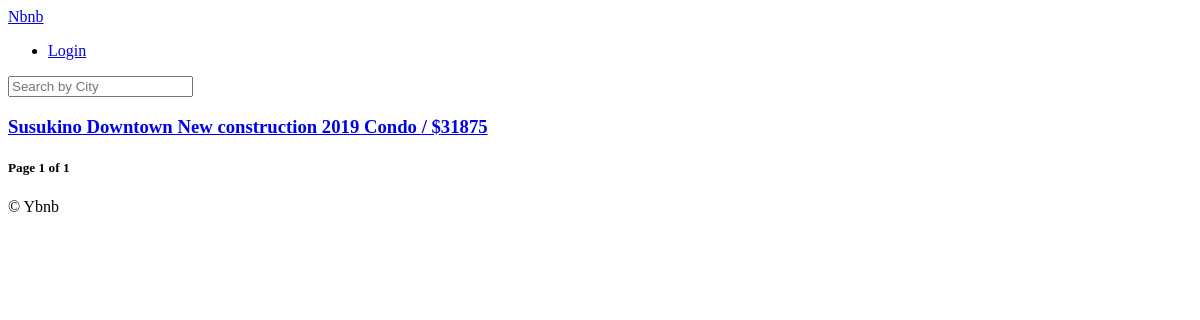
The app's page /, older data.
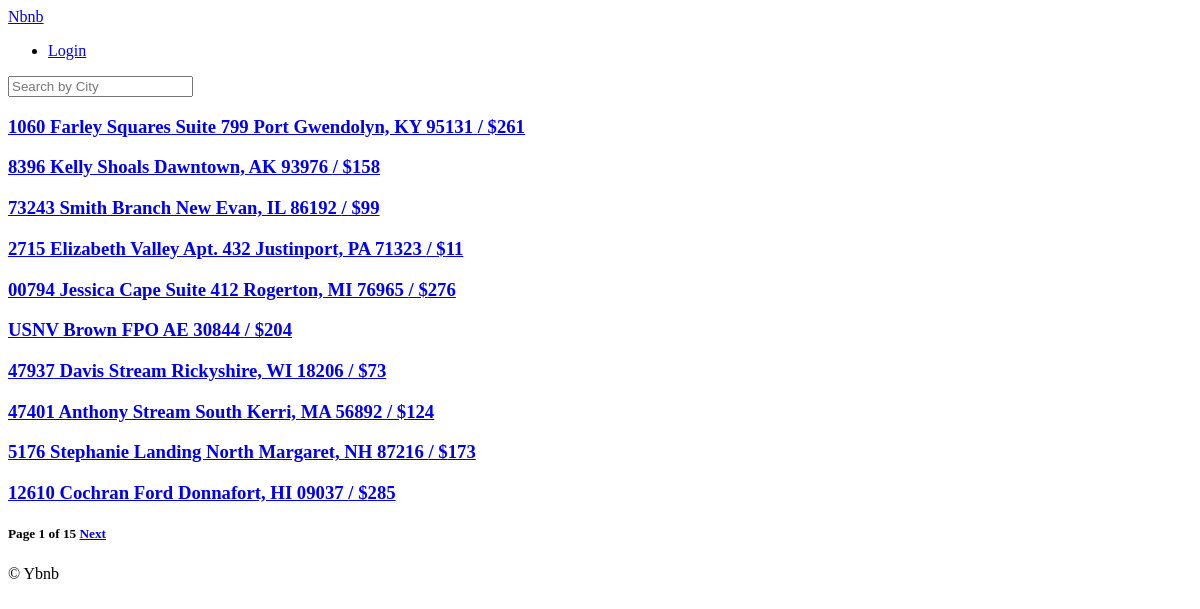
The same page, newer data.
### rooms/models.py (models this page shows, shortened)
class Room(core_models.TimeStampedModel):
    name = models.CharField(max_length=140)
    description = models.TextField()
    country = CountryField()
    city = models.CharField(max_length=80)
    price = models.IntegerField()
    address = models.CharField(max_length=140)
    guests = models.IntegerField()
    beds = models.IntegerField()
    bedrooms = models.IntegerField()
    baths = models.IntegerField()
    check_in = models.TimeField()
    check_out = models.TimeField()
    instant_book = models.BooleanField(default=False)
    host = models.ForeignKey(
        "users.User", related_name="rooms", on_delete=models.CASCADE
    )
    room_type = models.ForeignKey(
        "RoomType", related_name="rooms", on_delete=models.SET_NULL, null=True
    )
    amenities = models.ManyToManyField("Amenity", related_name="rooms", blank=True)
    facilities = models.ManyToManyField("Facility", related_name="rooms", blank=True)
    house_rules = models.ManyToManyField("HouseRule", related_name="rooms", blank=True)

### rooms/views.py (the view)
# urls.py: path("", room_views.HomeView.as_view(), name="home"),
class HomeView(ListView):
    model = models.Room
    paginate_by = 10
    paginate_orphans = 5
    ordering = "created"
    context_object_name = "rooms"

### templates/rooms/room_list.html (shortened to what this page needs)
{% extends "base.html" %}
{% block content %}
    {% for room in rooms %}
        <h3>
            <a href="{% url "rooms:detail" room.pk %}">
                {{room.name}} / ${{room.price}}
            </a>
        </h3>
    {% endfor %}
    <h5>
    Page {{page_obj.number}} of {{page_obj.paginator.num_pages}}
    {% if page_obj.has_next %}
        <a href ="?page={{page_obj.next_page_number}}">Next</a>
    {% endif %}
    </h5>
{% endblock content %}

### templates/base.html (shortened to what this page needs)
<!DOCTYPE html>
<html lang="en">
  <head>
  </head>
  <body>
    <header>
      {% include "partials/nav.html" %}
      {% block search-bar %}
        <form method="get" action="{% url 'rooms:search' %}">
          <input name="city" placeholder="Search by City" />
        </form>
      {% endblock search-bar %}
    </header>
    {% block content %} {% endblock %}
    {% include "partials/footer.html" %}
  </body>
</html>

### templates/partials/nav.html
<a href="{% url "core:home" %}">Nbnb</a>
  <ul>
      <li><a href="#">Login</a></li>
  </ul>

### templates/partials/footer.html
<footer>
  &copy; Ybnb
</footer>

Row changes from the older to the newer data that the page shows:
removed Room: name "Susukino Downtown New construction 2019 Condo", price "31875"
added Room: name "1060 Farley Squares Suite 799 Port Gwendolyn, KY 95131", price "261"
added Room: name "8396 Kelly Shoals Dawntown, AK 93976", price "158"
added Room: name "73243 Smith Branch New Evan, IL 86192", price "99"
added Room: name "2715 Elizabeth Valley Apt. 432 Justinport, PA 71323", price "11"
added Room: name "00794 Jessica Cape Suite 412 Rogerton, MI 76965", price "276"
added Room: name "USNV Brown FPO AE 30844", price "204"
added Room: name "47937 Davis Stream Rickyshire, WI 18206", price "73"
added Room: name "47401 Anthony Stream South Kerri, MA 56892", price "124"
added Room: name "5176 Stephanie Landing North Margaret, NH 87216", price "173"
added Room: name "12610 Cochran Ford Donnafort, HI 09037", price "285"
Text that changed along with them:
{{ page_obj.paginator.num_pages }}: "1" → "15"
text now shown: "Next"
